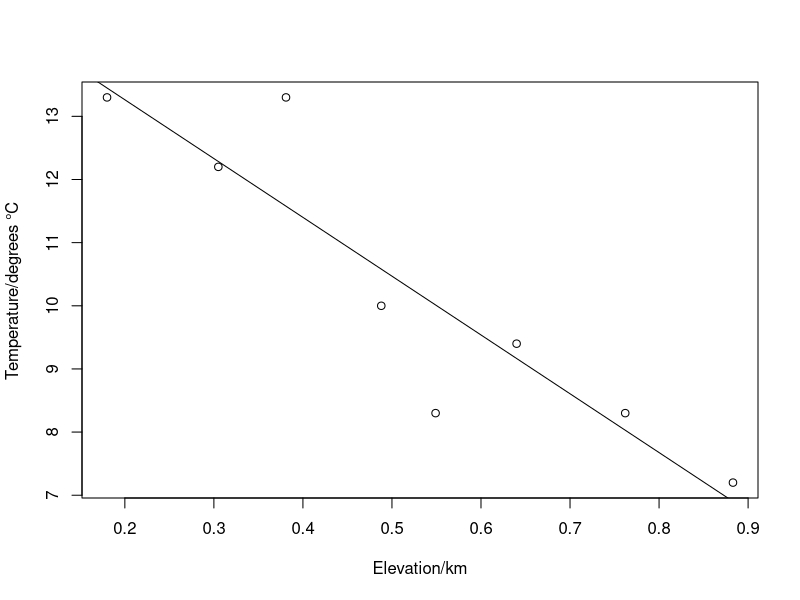

Here is the R script that generated this plot:
#数据简单，可直接输入
Elevation <- c(180,305,381,488,549,640,762,883)/1000
Temp <- c(13.3,12.2,13.3,10.0,8.3,9.4,8.3,7.2)

plot(Elevation, Temp, xlab = 'Elevation/km', ylab = 'Temperature/degrees ℃')
model <- lm(Temp~Elevation)
coef(model)
summary(model)
abline(model)
